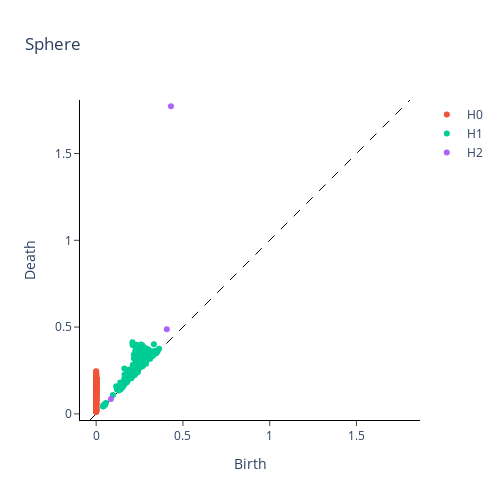

The cell this chart's notebook holds for it:
### Code cell
fig_sphere = plot_diagram(
    diagrams[0],
    homology_dimensions=(0, 1, 2),
    plotly_params={"title": "Sphere"},
)
fig_sphere.update_layout(title="Sphere")

### Figure 1 — Plotly figure (JSON) as saved in the notebook; plotly's stock layout.template omitted (floating-point values rounded to 4 significant figures; data arrays with more than 128 entries replaced by an {"elided": "..."} marker saying what was removed)
{"data": [{"hoverinfo": "none", "line": {"color": "black", "dash": "dash", "width": 1}, "mode": "lines", "showlegend": false, "type": "scatter", "x": [-0.03546, 1.808], "y": [-0.03546, 1.808]}, {"hoverinfo": "text", "hovertext": {"elided": "399 str values"}, "mode": "markers", "name": "H0", "type": "scatter", "x": {"elided": "399 int values"}, "y": {"elided": "399 float values"}}, {"hoverinfo": "text", "hovertext": {"elided": "186 str values"}, "mode": "markers", "name": "H1", "type": "scatter", "x": {"elided": "186 float values"}, "y": {"elided": "186 float values"}}, {"hoverinfo": "text", "hovertext": ["(0.4310131072998047, 1.7729474306106567)", "(0.4070242941379547, 0.4880290925502777)", "(0.0852046012878418, 0.0861319825053215)"], "mode": "markers", "name": "H2", "type": "scatter", "x": [0.431, 0.407, 0.0852], "y": [1.773, 0.488, 0.08613]}], "layout": {"height": 500, "plot_bgcolor": "white", "title": {"text": "Sphere"}, "width": 500, "xaxis": {"autorange": false, "exponentformat": "e", "linecolor": "black", "linewidth": 1, "mirror": false, "range": [-0.03546, 1.808], "showexponent": "all", "showline": true, "side": "bottom", "ticks": "outside", "title": {"text": "Birth"}, "type": "linear", "zeroline": true}, "yaxis": {"autorange": false, "exponentformat": "e", "linecolor": "black", "linewidth": 1, "mirror": false, "range": [-0.03546, 1.808], "scaleanchor": "x", "scaleratio": 1, "showexponent": "all", "showline": true, "side": "left", "ticks": "outside", "title": {"text": "Death"}, "type": "linear", "zeroline": true}}}
